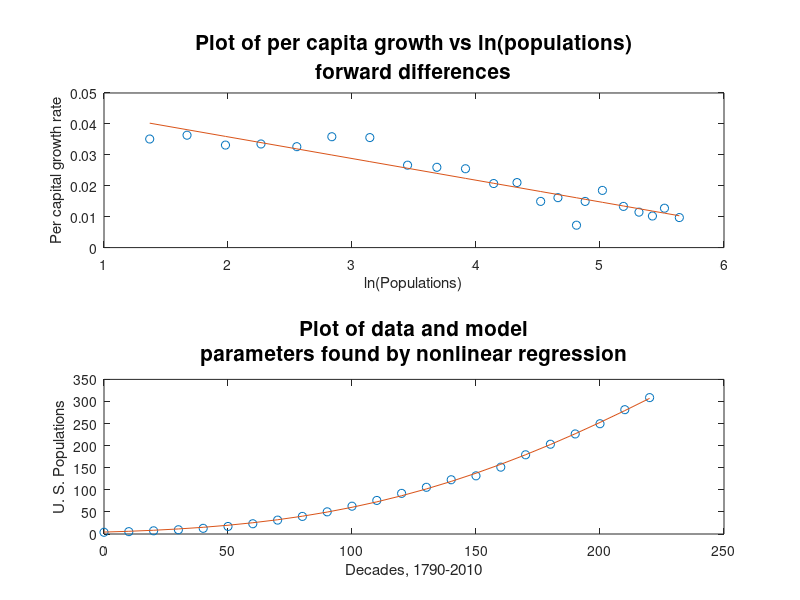

Here is the MATLAB script that generated this plot:
%Problem 5
decades=0:10:220;
pops=[3.93 5.31 7.24 9.64 12.87 17.07 23.19 31.44 39.82 50.16 62.95 75.99...
        91.97 105.71 122.78 131.67 151.33 179.32 203.21 226.5 249.63 281.42 308.75];

%5a
dydt = diff(pops)./diff(decades);
p=polyfit(log(pops(1:end-1)),dydt./pops(1:end-1),1);
r=-p(1)
K= exp(p(2)/r)
y0=(pops(1))
subplot(2,1,1);
plot(log(pops(1:end-1)),dydt./pops(1:end-1),'o',log(pops(1:end-1)),p(1)*log(pops(1:end-1))+p(2))
title({'Plot of per capita growth vs ln(populations)' 'forward differences'},'FontSize',15)
xlabel('ln(Populations)')
ylabel('Per capital growth rate')

%5b
y = @(p,t) p(2)*((p(3)/p(2)).^(exp(-p(1)*t)));
%Initial estimate of parameters
%Forward differences
p0 = [0.0070 1221.7 pops(1)]
[p error]=lsqcurvefit(y,p0,decades,pops)
sd=sqrt(error/(length(decades)-3))
%Plot model along with data
modelpops = y(p,decades);
subplot(2,1,2);
plot(decades,pops,'o',decades,modelpops)
title({'Plot of data and model', 'parameters found by nonlinear regression'},'FontSize',15)
xlabel('Decades, 1790-2010')
ylabel('U. S. Populations')

%5c
p(1) = .0061; p(2) = 1392.4162; p(3) = 4.3752;
y = @(p,t) p(2)*((p(3)/p(2)).^(exp(-p(1)*t)));
h=1e-4;
y_r=(y(p+[h 0 0],decades)-y(p,decades))/h;
y_K=(y(p+[0 h 0],decades)-y(p,decades))/h;
y_y0=(y(p+[0 0 h],decades)-y(p,decades))/h;
dely = pops-y(p,decades);
F = [y_r' y_K' y_y0'];
delp = F\dely'
%Linear standard deviation
lsd = sqrt(norm(dely' - F*delp)^2/20);
%For 95% confidence interval l=2.3646
l = 2.3646;
V = inv(F'*F);
error = l*sqrt(lsd^2*diag(V))